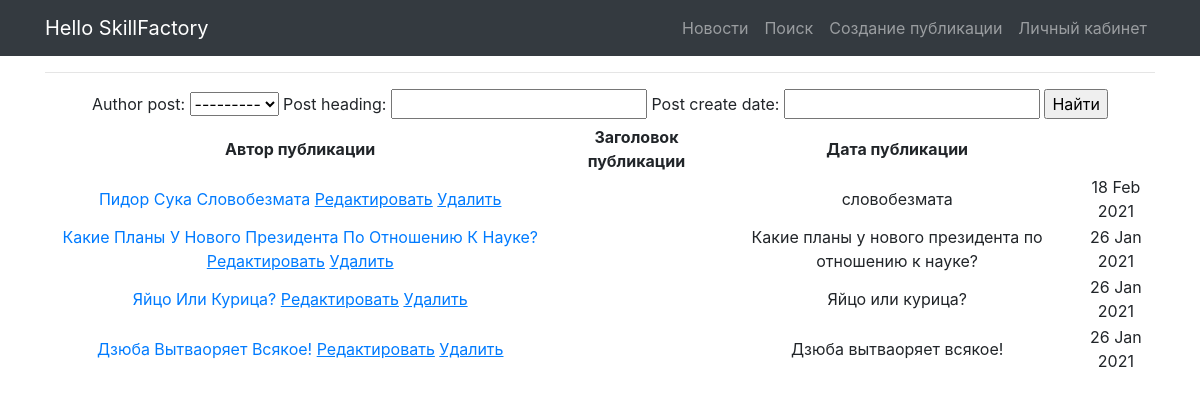
Page /news/search on the earlier database version.
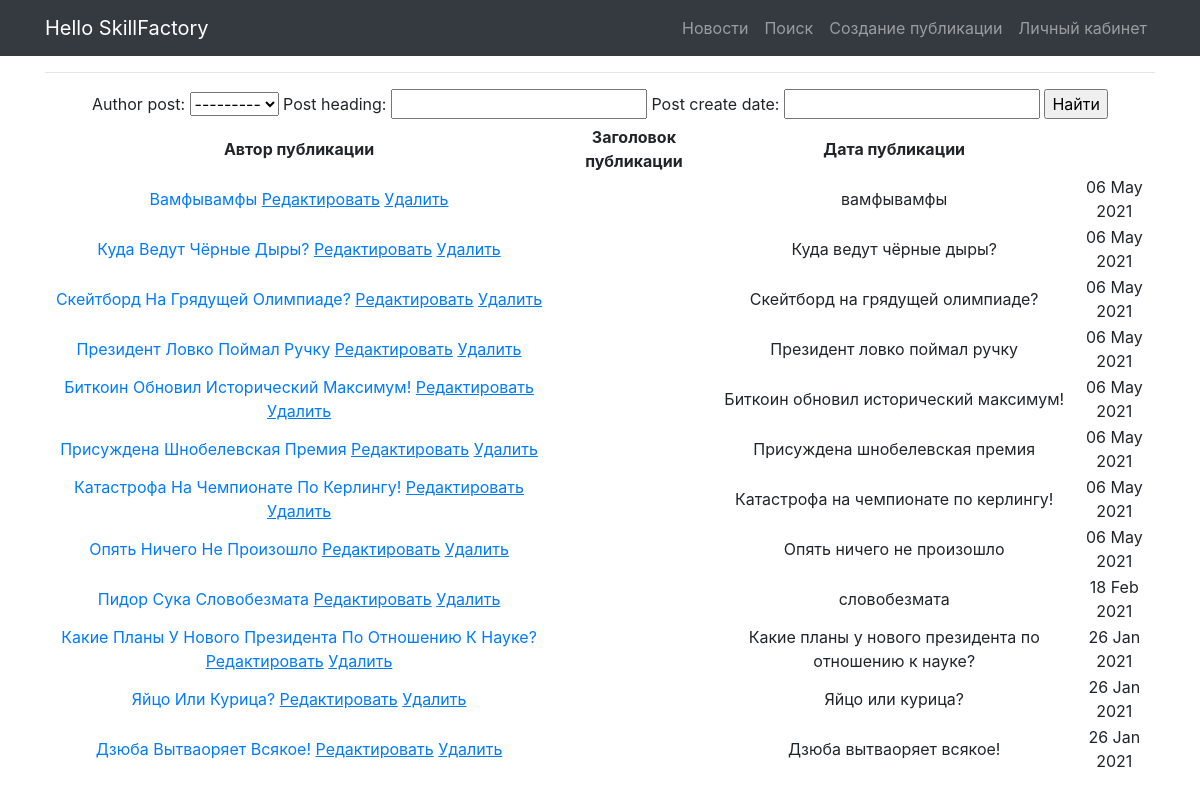
Same page on the later database version.
### news/models.py (models this page shows, shortened)
class Post(models.Model):
    article = 'Article'
    news = 'News'
    POSITIONS = [
        (article, 'Статья'),
        (news, 'Новость')]
    author_post = models.ForeignKey(Author, on_delete=models.CASCADE)
    post_category = models.ManyToManyField(Category)
    post_type_select = models.CharField(max_length=32, choices=POSITIONS, default=news)
    post_heading = models.CharField(max_length=64)
    post_text = models.TextField()
    post_create_date = models.DateTimeField(auto_now_add=True)
    post_rating = models.IntegerField(default=0)

### news/views.py (the view, shortened to what this page needs)
# urls.py: path('search', NewsSearch.as_view()),
class NewsSearch(ListView):
    template_name = 'flatpages/search.html'  # указываем имя шаблона, в котором будет лежать html, в котором будут все инструкции о том, как именно пользователю должны вывестись наши объекты
    context_object_name = 'news'  # это имя списка, в котором будут лежать все объекты, его надо указать, чтобы обратиться к самому списку объектов через html-шаблон
    queryset = Post.objects.all().values().order_by('-id')
    paginate_by = 10
    form_class = NewsForm
    def get_context_data(self, **kwargs):  # забираем отфильтрованные объекты переопределяя метод get_context_data у наследуемого класса (привет полиморфизм, мы скучали!!!)
        context = super().get_context_data(**kwargs)
        context['filter'] = NewsFilter(self.request.GET, queryset=self.get_queryset())  # вписываем наш фильтр в контекст
        context['categories'] = Post.objects.all()
        context['form'] = NewsForm()
        return context

### news/forms.py
class NewsForm(ModelForm):
    class Meta:
        model = Post
        fields = ['author_post', 'post_heading', 'post_type_select', 'post_text', 'post_category']

### news/models.py (called while the page is built)
    def __str__(self):
        return self.author.username

### news/templatetags/_filters.py (called while the page is built)
@register.filter(name='censor')
def censor(value):
    arg = ['пидор', 'сука', 'ниггер']
    b = value.split(' ')
    for c in arg:
        for a in b:
            if a == c:
                b.remove(a)
    return ' '.join(b)

### templates/flatpages/search.html (shortened to what this page needs)
{% extends 'flatpages/default.html' %}
{% load _filters %}
{% block content %}
    <hr>
     <form method="GET">
            {{ filter.form }}
            <input type="submit" value="Найти">
        </form>
        <table>
            <thead>
                <th>
                    Автор публикации
                </th>
                <th>
                    Заголовок публикации
                </th>
                <th>
                    Дата публикации
                </th>
            </thead>
            {% for post in filter.qs %}
                <tr>
                    <td>
                        <a href="{% url 'details' post.id %}">{{ post.post_heading|title }}</a>
                        <a href="{% url 'edit' post.id %}"><u>Редактировать</u></a>
                        <a href="{% url 'delete' post.id %}"><u> Удалить </u></a>
                    </td>
                    <td>
                    </td>
                    <td>
                        {{ post.post_heading|censor }}
                    </td>
                    <td>
                        {{ post.post_create_date|date:'d M Y'}}
                    </td>
                </tr>
            {% endfor %}
        </table>
{% endblock content %}

### templates/flatpages/default.html (shortened to what this page needs)
{% load static %}
<!DOCTYPE html>
<html lang="en">
<head>
  <link href="{% static 'vendor/bootstrap/css/bootstrap.min.css' %}" rel="stylesheet">
</head>
<body>
  <nav class="navbar navbar-expand-lg navbar-dark bg-dark static-top">
    <div class="container">
      <a class="navbar-brand" href="#">Hello SkillFactory</a>
      <div class="collapse navbar-collapse" id="navbarResponsive">
        <ul class="navbar-nav ml-auto">
          <li class="nav-item">
            <a class="nav-link" href="/news/">Новости</a>
          </li>
          <li>
             <a class="nav-link" href="/news/search">Поиск</a>
          </li>
           <li>
             <a class="nav-link" href="/news/post_create">Создание публикации</a>
          </li>
          <li>
             <a class="nav-link" href="/news/kabinet">Личный кабинет</a>
          </li>
        </ul>
      </div>
    </div>
  </nav>
  <div class="container">
    <div class="row">
      <div class="col-lg-12 text-center">
       {% block content %}{% endblock content %}
      </div>
    </div>
  </div>
</body>
</html>

Differences in the rows shown:
added Post: post_heading "Вамфывамфы", post_heading|censor "вамфывамфы", post_create_date "06 May 2021"
added Post: post_heading "Куда Ведут Чёрные Дыры?", post_heading|censor "Куда ведут чёрные дыры?", post_create_date "06 May 2021"
added Post: post_heading "Скейтборд На Грядущей Олимпиаде?", post_heading|censor "Скейтборд на грядущей олимпиаде?", post_create_date "06 May 2021"
added Post: post_heading "Президент Ловко Поймал Ручку", post_heading|censor "Президент ловко поймал ручку", post_create_date "06 May 2021"
added Post: post_heading "Биткоин Обновил Исторический Максимум!", post_heading|censor "Биткоин обновил исторический максимум!", post_create_date "06 May 2021"
added Post: post_heading "Присуждена Шнобелевская Премия", post_heading|censor "Присуждена шнобелевская премия", post_create_date "06 May 2021"
added Post: post_heading "Катастрофа На Чемпионате По Керлингу!", post_heading|censor "Катастрофа на чемпионате по керлингу!", post_create_date "06 May 2021"
added Post: post_heading "Опять Ничего Не Произошло", post_heading|censor "Опять ничего не произошло", post_create_date "06 May 2021"
